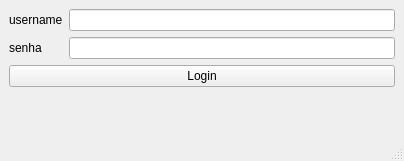
<?xml version="1.0" encoding="UTF-8"?>
<ui version="4.0">
 <class>LoginWindow</class>
 <widget class="QMainWindow" name="LoginWindow">
  <property name="geometry">
   <rect>
    <x>0</x>
    <y>0</y>
    <width>404</width>
    <height>161</height>
   </rect>
  </property>
  <property name="windowTitle">
   <string>LoginWindow</string>
  </property>
  <widget class="QWidget" name="centralwidget">
   <layout class="QHBoxLayout" name="horizontalLayout_2">
    <item>
     <layout class="QVBoxLayout" name="verticalLayout_4">
      <item>
       <layout class="QHBoxLayout" name="horizontalLayout">
        <item>
         <layout class="QVBoxLayout" name="verticalLayout_2">
          <item>
           <widget class="QLabel" name="loginlabel">
            <property name="text">
             <string>username</string>
            </property>
           </widget>
          </item>
          <item>
           <widget class="QLabel" name="senhalabel">
            <property name="text">
             <string>senha</string>
            </property>
           </widget>
          </item>
         </layout>
        </item>
        <item>
         <layout class="QVBoxLayout" name="verticalLayout">
          <item>
           <widget class="QLineEdit" name="loginlineEdit"/>
          </item>
          <item>
           <widget class="QLineEdit" name="senhalineEdit">
            <property name="echoMode">
             <enum>QLineEdit::Password</enum>
            </property>
           </widget>
          </item>
         </layout>
        </item>
       </layout>
      </item>
      <item>
       <layout class="QVBoxLayout" name="verticalLayout_3">
        <item>
         <widget class="QPushButton" name="loginBtn">
          <property name="text">
           <string>Login</string>
          </property>
         </widget>
        </item>
        <item>
         <widget class="QLabel" name="statuslabel">
          <property name="text">
           <string/>
          </property>
         </widget>
        </item>
       </layout>
      </item>
     </layout>
    </item>
   </layout>
  </widget>
  <widget class="QMenuBar" name="menubar">
   <property name="geometry">
    <rect>
     <x>0</x>
     <y>0</y>
     <width>404</width>
     <height>21</height>
    </rect>
   </property>
  </widget>
  <widget class="QStatusBar" name="statusbar"/>
 </widget>
 <resources/>
 <connections/>
</ui>
